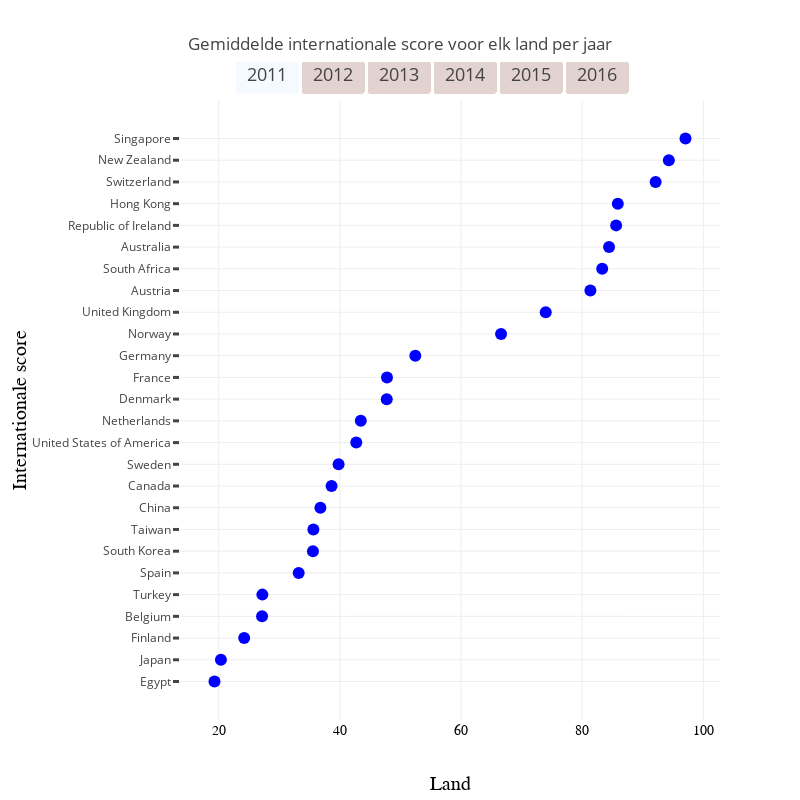

Source (notebook cell):
### Code cell
data = make_all_scatters(2011, 2016, 2011)

layout = go.Layout(
    autosize=False,
    width=800,
    height=800,
    title = 'Gemiddelde internationale score voor elk land per jaar',
    yaxis = go.layout.YAxis(
        ticklen= 6,
        tickwidth= 3,
        automargin=True,
        title = 'Internationale score',
        titlefont=dict(
        family='Arial, sans-serif',
        size=20,
        color='black'
        ),
    ),
    xaxis=dict(
        automargin=True,
        title = 'Land',
        titlefont=dict(
        family='Arial, sans-serif',
        size=20,
        color='black'
        ),
        showticklabels=True,
        tickfont=dict(
        family='Old Standard TT, serif',
        size=14,
        color='black')
    )
)

updatemenus=list([
    dict(
        buttons=list([
            dict(
                args=['visible', [True, False, False, False, False, False]],
                label='2011',
                method='restyle'
            ),
            
            dict(
                args=['visible', [False, True, False, False, False, False]],
                label='2012',
                method='restyle'
            ),

            dict(
                args=['visible', [False, False, True, False, False, False]],
                label='2013',
                method='restyle'
            ),

            dict(
                args=['visible', [False, False, False, True, False, False]],
                label='2014',
                method='restyle'
            ),

            dict(
                args=['visible', [False, False, False, False, True, False]],
                label='2015',
                method='restyle'
            ),

            dict(
                args=['visible', [False, False, False, False, False, True]],
                label='2016',
                method='restyle'
            ),
        ]),
        direction = 'left',
        pad = {'r': 10, 't': 10},
        showactive = True,
        type = 'buttons',
        x = 0.1,
        xanchor = 'left',
        y = 1.08,
        yanchor = 'top',
        bgcolor = '#E2D3D0',
        bordercolor = '#FFFFFF',
        font = dict(size=18)
    ),
])

layout['updatemenus'] = updatemenus

fig = dict(data=data, layout=layout)
iplot(fig, filename='basic_dot-plot')

### Figure 1 — Plotly figure (JSON) as saved in the notebook; plotly's stock layout.template omitted (floating-point values rounded to 4 significant figures)
{"data": [{"marker": {"color": "blue", "size": 12}, "mode": "markers", "name": "2011", "type": "scatter", "uid": "2856aedb-74b5-4915-bad3-89ba86b6736a", "visible": true, "x": [19.3, 20.36, 24.2, 27.15, 27.2, 33.2, 35.55, 35.62, 36.78, 38.62, 39.78, 42.7, 43.45, 47.73, 47.77, 52.45, 66.6, 73.98, 81.35, 83.3, 84.43, 85.6, 85.88, 92.12, 94.3, 97.05], "y": ["Egypt", "Japan", "Finland", "Belgium", "Turkey", "Spain", "South Korea", "Taiwan", "China", "Canada", "Sweden", "United States of America", "Netherlands", "Denmark", "France", "Germany", "Norway", "United Kingdom", "Austria", "South Africa", "Australia", "Republic of Ireland", "Hong Kong", "Switzerland", "New Zealand", "Singapore"]}, {"marker": {"color": "blue", "size": 12}, "mode": "markers", "name": "2012", "type": "scatter", "uid": "78b12569-f951-4cef-b1c1-214c26113abc", "visible": false, "x": [20.7, 22.9, 23.14, 23.53, 33.3, 38.82, 41.55, 46.8, 54.3, 58.83, 60.28, 61.55, 66.64, 68.7, 69.7, 69.77, 71.96, 73.73, 73.9, 79.4, 85.16, 86.3, 86.6, 91.14, 91.4, 92.9], "y": ["Taiwan", "Brazil", "Japan", "South Korea", "China", "United States of America", "Israel", "Finland", "Spain", "Belgium", "Germany", "Netherlands", "Sweden", "Norway", "France", "Denmark", "Canada", "Hong Kong", "South Africa", "United Kingdom", "Australia", "Republic of Ireland", "Austria", "Switzerland", "Singapore", "New Zealand"]}, {"marker": {"color": "blue", "size": 12}, "mode": "markers", "name": "2013", "type": "scatter", "uid": "51ffaae4-41ba-4c98-8c9d-7b68140108f0", "visible": false, "x": [24.5, 24.6, 27.82, 30.08, 41.72, 45.65, 48.3, 48.57, 57.12, 57.44, 61.3, 64.7, 66.1, 69.53, 71.6, 72.3, 75.1, 78.65, 80.5, 81.23, 86.3, 88, 89.1, 91.4], "y": ["Brazil", "Taiwan", "Japan", "South Korea", "United States of America", "China", "Finland", "Israel", "Belgium", "Germany", "Netherlands", "Sweden", "France", "Canada", "Hong Kong", "Denmark", "South Africa", "United Kingdom", "Republic of Ireland", "Australia", "Austria", "New Zealand", "Switzerland", "Singapore"]}, {"marker": {"color": "blue", "size": 12}, "mode": "markers", "name": "2014", "type": "scatter", "uid": "70538ffb-72b8-4e84-9b2d-cce954581af1", "visible": false, "x": [27.3, 29.22, 33.12, 45.43, 48.1, 49.8, 51.3, 51.6, 51.7, 57.28, 62.02, 64.1, 65.85, 67.6, 70.3, 72.59, 73.53, 74.73, 77.2, 79.65, 82.75, 83.94, 88, 89.5, 90.17, 92.65], "y": ["Taiwan", "Japan", "South Korea", "United States of America", "Israel", "Turkey", "Finland", "China", "Spain", "Germany", "Belgium", "Netherlands", "France", "Sweden", "Norway", "Canada", "Denmark", "Hong Kong", "South Africa", "United Kingdom", "Republic of Ireland", "Australia", "New Zealand", "Austria", "Switzerland", "Singapore"]}, {"marker": {"color": "blue", "size": 12}, "mode": "markers", "name": "2015", "type": "scatter", "uid": "3e9f5f0c-333a-4584-8bc9-b6fbe9e8854e", "visible": false, "x": [27.5, 31.44, 34.25, 43.68, 45.23, 46.1, 48.35, 49.7, 50.1, 56.32, 58.03, 60.3, 60.4, 63.2, 65.08, 65.7, 70.41, 72.6, 73.48, 73.75, 76.7, 81.82, 83.29, 83.9, 87.3, 90.87, 91, 93.7], "y": ["Taiwan", "Japan", "South Korea", "Turkey", "China", "Israel", "United States of America", "Finland", "Italy", "Germany", "Belgium", "Norway", "Russian Federation", "Spain", "Sweden", "Netherlands", "France", "Denmark", "Canada", "Hong Kong", "South Africa", "United Kingdom", "Australia", "Republic of Ireland", "New Zealand", "Switzerland", "Austria", "Singapore"]}, {"marker": {"color": "blue", "size": 12}, "mode": "markers", "name": "2016", "type": "scatter", "uid": "210993d8-9d90-46c7-93a9-3e72c6aad1d4", "visible": false, "x": [27.7, 28.2, 33.8, 44.35, 49.13, 51.8, 51.9, 54.27, 55.6, 57.8, 57.89, 65.45, 66.33, 69.1, 70.3, 76.3, 80.2, 81.31, 81.73, 86.84, 87.03, 88.4, 88.61, 90.5, 92.6, 93.29, 95.4, 99.8], "y": ["Taiwan", "Japan", "South Korea", "China", "Italy", "Finland", "United States of America", "Spain", "Israel", "Russian Federation", "Germany", "Belgium", "Sweden", "Norway", "Netherlands", "France", "South Africa", "Canada", "Denmark", "United Kingdom", "Hong Kong", "Republic of Ireland", "Australia", "New Zealand", "Austria", "Switzerland", "Singapore", "Luxembourg"]}], "layout": {"autosize": false, "height": 800, "title": {"text": "Gemiddelde internationale score voor elk land per jaar"}, "updatemenus": [{"bgcolor": "#E2D3D0", "bordercolor": "#FFFFFF", "buttons": [{"args": ["visible", [true, false, false, false, false, false]], "label": "2011", "method": "restyle"}, {"args": ["visible", [false, true, false, false, false, false]], "label": "2012", "method": "restyle"}, {"args": ["visible", [false, false, true, false, false, false]], "label": "2013", "method": "restyle"}, {"args": ["visible", [false, false, false, true, false, false]], "label": "2014", "method": "restyle"}, {"args": ["visible", [false, false, false, false, true, false]], "label": "2015", "method": "restyle"}, {"args": ["visible", [false, false, false, false, false, true]], "label": "2016", "method": "restyle"}], "direction": "left", "font": {"size": 18}, "pad": {"r": 10, "t": 10}, "showactive": true, "type": "buttons", "x": 0.1, "xanchor": "left", "y": 1.08, "yanchor": "top"}], "width": 800, "xaxis": {"automargin": true, "showticklabels": true, "tickfont": {"color": "black", "family": "Old Standard TT, serif", "size": 14}, "title": {"font": {"color": "black", "family": "Arial, sans-serif", "size": 20}, "text": "Land"}}, "yaxis": {"automargin": true, "ticklen": 6, "tickwidth": 3, "title": {"font": {"color": "black", "family": "Arial, sans-serif", "size": 20}, "text": "Internationale score"}}}}
